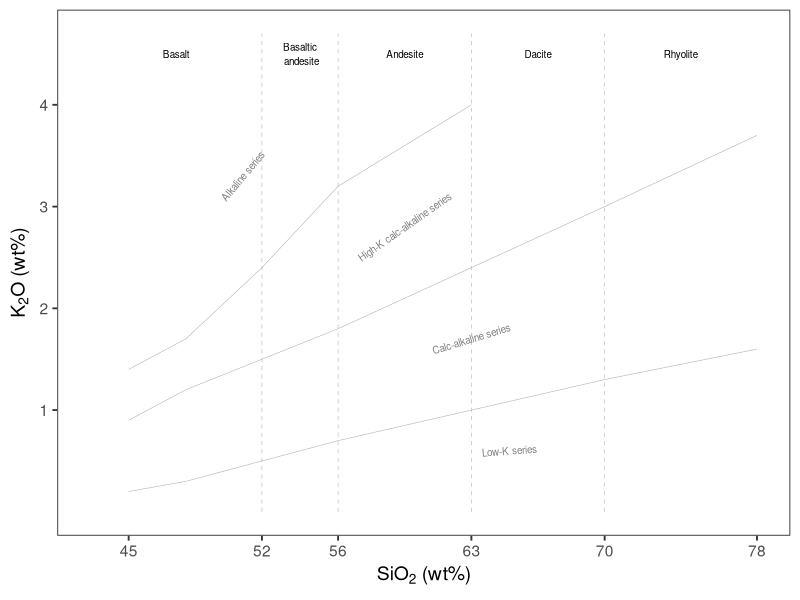

Generate this figure with R: (Note: this script raises an error after producing the figure.)
require(here)
require(tidyverse)
require(patchwork)

#### plots ####
shapes <- c("E-11-03"=0,"E-11-06"=1,"E-11-07"=8,"E-11-10"=0,"E-11-11"=1,
            "E-11-13"=2,"E-11-16"=5,"E-11-18"=6,"E-11-19"=8,"K-12-28"=3,"K-12-29"=4,
            "E-11-08"=5,"E-11-08dup"=9,"T-12-06"=2,"T-12-06dup"=14,
            "T-12-07"=7,"T-12-08"=6,"T-12-09"=10,"T-12-10"=11,"K-12-24"=12,
            "K-12-25"=13,"K-12-26"=14)
cols <- c("E-11-03"="red","E-11-06"="red","E-11-07"="red","E-11-10"="#7AD04F",
          "E-11-11"="#7AD04F","E-11-13"="#7AD04F","E-11-16"="#7AD04F",
          "E-11-18"="#7AD04F","E-11-19"="#7AD04F","K-12-28"="red","K-12-29"="red",
          "E-11-08"="red","E-11-08dup"="red","T-12-06"="red","T-12-06dup"="red",
          "T-12-07"="red","T-12-08"="red","T-12-09"="red",
          "T-12-10"="red","K-12-24"="red","K-12-25"="red","K-12-26"="red")


## Figure S8
df = data.frame(x = c(43,78), y = c(0,4))
theme_set(theme_bw(base_size=14))
k2o_sio2 <- ggplot(data=df, mapping=aes(x=x, y=y)) + geom_blank() +
  theme(panel.grid.major = element_blank(), panel.grid.minor = element_blank()) +
  scale_y_continuous(limits=c(0,4.7), breaks = c(1,2,3,4)) +
  scale_x_continuous(limits=c(43,78), breaks = c(45,52,56,63,70,78)) +
  labs(y=expression(K[2]*O*~ "(wt%)"), x=expression(SiO[2]*~ "(wt%)"))+
  annotate("segment", x=52, xend=52, y=0, yend=4.7, size=0.2, linetype="dashed", colour="gray70")+
  annotate("segment", x=56, xend=56, y=0, yend=4.7, size=0.2, linetype="dashed", colour="gray70")+
  annotate("segment", x=63, xend=63, y=0, yend=4.7, size=0.2, linetype="dashed", colour="gray70")+
  annotate("segment", x=70, xend=70, y=0, yend=4.7, size=0.2, linetype="dashed", colour="gray70")+
  annotate("segment", x=48, xend=52, y=0.3, yend=0.5, size=0.2, colour="gray70")+
  annotate("segment", x=52, xend=56, y=0.5, yend=0.7, size=0.2, colour="gray70")+
  annotate("segment", x=56, xend=63, y=0.7, yend=1, size=0.2, colour="gray70")+
  annotate("segment", x=63, xend=70, y=1, yend=1.3, size=0.2, colour="gray70")+
  annotate("segment", x=70, xend=78, y=1.3, yend=1.6, size=0.2, colour="gray70")+
  annotate("segment", x=48, xend=52, y=1.2, yend=1.5, size=0.2, colour="gray70")+
  annotate("segment", x=52, xend=56, y=1.5, yend=1.8, size=0.2, colour="gray70")+
  annotate("segment", x=56, xend=63, y=1.8, yend=2.4, size=0.2, colour="gray70")+
  annotate("segment", x=63, xend=70, y=2.4, yend=3, size=0.2, colour="gray70")+
  annotate("segment", x=70, xend=78, y=3, yend=3.7, size=0.2, colour="gray70")+
  annotate("segment", x=48, xend=52, y=1.7, yend=2.4, size=0.2, colour="gray70")+
  annotate("segment", x=52, xend=56, y=2.4, yend=3.2, size=0.2, colour="gray70")+
  annotate("segment", x=56, xend=63, y=3.2, yend=4, size=0.2, colour="gray70")+
  annotate("segment", x=45, xend=48, y=1.4, yend=1.7, size=0.2, colour="gray70")+
  annotate("segment", x=45, xend=48, y=0.9, yend=1.2, size=0.2, colour="gray70")+
  annotate("segment", x=45, xend=48, y=0.2, yend=0.3, size=0.2, colour="gray70")+
  annotate("text", label="Basalt", x=47.5, y=4.5, size=2.5, colour="black")+
  annotate("text", label="Basaltic\n andesite", x=54, y=4.5, size=2.5, colour="black")+
  annotate("text", label="Andesite", x=59.5, y=4.5, size=2.5, colour="black")+
  annotate("text", label="Dacite", x=66.5, y=4.5, size=2.5, colour="black")+
  annotate("text", label="Rhyolite", x=74, y=4.5, size=2.5, colour="black")+
  annotate("text", label="Alkaline series", x=51, y=3.3, size=2.5, colour="gray50", angle = 50)+
  annotate("text", label="High-K calc-alkaline series", x=59.5, y=2.8, size=2.5, colour="gray50", angle = 35)+
  annotate("text", label="Calc-alkaline series", x=63, y=1.7, size=2.5, colour="gray50", angle = 17)+
  annotate("text", label="Low-K series", x=65, y=0.6, size=2.5, colour="gray50", angle = 4)

#filter iab samples
oxides_iab <- oxides %>%
  dplyr::filter(Sample %in% c(
    "E-11-03", "E-11-06", "E-11-07", "E-11-10", "E-11-11", "E-11-13", "E-11-16",
    "E-11-18", "E-11-19", "K-12-28", "K-12-29"))
#plot data
p1 <- k2o_sio2 +
  geom_point(data=oxides_iab,
             aes(x=SiO2, y=K2O, color=factor(Sample), shape=factor(Sample)),
             size=3) +
  scale_shape_manual(values = shapes) + scale_color_manual(values = cols) +
  theme(panel.border = element_rect(colour = "black", fill=NA, size=0.8),
        panel.grid.major = element_blank(),panel.grid.minor = element_blank(),
        panel.background = element_blank(),
        axis.title.x = element_text(size = 12), axis.text.x = element_text(size = 9),
        axis.title.y = element_text(size = 12), axis.text.y = element_text(size = 9),
        legend.title = element_text(size = 0), legend.text = element_text(size = 9),
        legend.position="none", aspect.ratio=1)
p1

#make TAS template
df = data.frame(x = c(40,77), y = c(0,14))
theme_set(theme_bw(base_size=14))
tas <- ggplot(data=df, mapping=aes(x=x, y=y)) +
  geom_blank() +
  theme(panel.grid.major = element_blank(), panel.grid.minor = element_blank()) +
  scale_y_continuous(limits=c(0.5,10), breaks = c(2,4,6,8,10), expand = c(0, 0)) +
  scale_x_continuous(limits=c(37,57), breaks = c(41,45,49,53,57), expand = c(0, 0)) +
  labs(y=expression(Na[2]*O + K[2]*O*~ "(wt%)"), x=expression(SiO[2]*~ "(wt%)"))+
  annotate("segment", x=45, xend=45, y=1, yend=5, size = 0.2, colour = "gray50")+
  annotate("segment", x=45, xend=52, y=5, yend=5, size = 0.2, colour = "gray50")+
  annotate("segment", x=52, xend=57, y=5, yend=5.9, size = 0.2, colour = "gray50")+
  annotate("segment", x=45, xend=49.4, y=5, yend= 7.3, size = 0.2, colour = "gray50")+
  annotate("segment", x=49.4, xend=53, y=7.3, yend=9.3, size = 0.2, colour = "gray50")+
  annotate("segment", x=52, xend=69, y=5, yend=8, size = 0.2, colour = "gray50")+
  annotate("segment", x=76.5, xend=69, y=1, yend=8, size = 0.2, colour = "gray50")+
  annotate("segment", x=69, xend=69, y=8, yend=13, size = 0.2, colour = "gray50")+
  annotate("segment", x=45, xend=61.32, y=5, yend=13.7, size = 0.2, colour = "gray50")+
  annotate("segment", x=52, xend=52, y=1, yend=5, size = 0.2, colour = "gray50")+
  annotate("segment", x=57, xend=57, y=1, yend=5.9, size = 0.2, colour = "gray50")+
  annotate("segment", x=63, xend=63, y=1, yend=6.9, size = 0.2, colour = "gray50")+
  annotate("segment", x=52, xend=49.4, y=5, yend=7.3, size = 0.2, colour = "gray50")+
  annotate("segment", x=57, xend=53.05, y=5.9, yend=9.25, size = 0.2, colour = "gray50")+
  annotate("segment", x=63, xend=57.6, y=6.9, yend=11.7, size = 0.2, colour = "gray50")+
  annotate("segment", x=41, xend=45, y=3, yend=3, size = 0.2, colour = "gray50")+
  annotate("segment", x=41, xend=41, y=1, yend=3, size = 0.2, colour = "gray50")+
  annotate("segment", x=41, xend=41, y=3, yend=7, size = 0.2, colour = "gray50")+
  annotate("segment", x=41, xend=45, y=7, yend=9.4, size = 0.2, colour = "gray50")+
  annotate("segment", x=45, xend=52.5, y=9.4, yend=14, size = 0.2, colour = "gray50")+
  annotate("segment", x=49.4, xend=45, y=7.3, yend=9.4, size = 0.2, colour = "gray50")+
  annotate("segment", x=53, xend=48.4, y=9.3, yend=11.5, size = 0.2, colour = "gray50")+
  annotate("segment", x=57.6, xend=52.5, y=11.7, yend=14, size = 0.2, colour = "gray50")+
  annotate("text", label = "Alkali basalt", x = 48.5, y = 3.7, size=2.5, colour = "black")+
  annotate("text", label = "Basaltic\n andesite", x = 54.2, y = 3, size=2.5, colour = "gray80")+
  annotate("text", label = "Andesite", x = 60, y = 3.5, size=2.5, colour = "gray80")+
  annotate("text", label = "Dacite", x = 67.5, y = 4.2, size=2.5, colour = "gray80")+
  annotate("text", label = "Rhyolite", x = 73, y = 9, size=2.5, colour = "black")+
  annotate("text", label = "Trachybasalt", x = 48.8, y = 5.8, size=2.5, colour = "black")+
  annotate("text", label = "Basaltic\n trachyandesite", x = 52.9, y = 7, size=2.5, colour = "gray80")+
  annotate("text", label = "Trachyandesite", x = 57.8, y = 8.2, size=2.5, colour = "gray80")+
  annotate("text", label = "Trachyte", x = 62.5, y = 11.5, size=2.5, colour = "gray80")+
  annotate("text", label = "Trachydacite", x = 65, y = 9, size=2.5, colour = "gray80")+
  annotate("text", label = "Picrobasalt", x = 42.9, y = 2, size=2.5, colour = "gray80")+
  annotate("text", label = "Tephrite\n (Ol < 10%)\n or\n Basanite\n (Ol > 10%)",
           x = 44, y = 6.6, size=2.5, colour = "black")+
  annotate("text", label = "Phonotephrite", x = 48.9, y = 8.5, size=2.5, colour = "gray80")+
  annotate("text", label = "Tephriphonolite", x = 53, y = 11.5, size=2.5, colour = "gray80")+
  annotate("text", label = "Phonolite", x = 57, y = 13.3, size=2.5, colour = "gray80")+
  annotate("text", label = "Foidite", x = 41.5, y = 8.5, size=2.5, colour = "gray80")
# filter oib samples
oxides_oib <- oxides %>%
  filter(Sample %in% c("K-12-24", "K-12-25", "K-12-26","E-11-08", "T-12-06",
                       "T-12-07","T-12-08", "T-12-09", "T-12-10"))
#plot TAS
p2 <- tas + geom_point(data=oxides_oib,
                       aes(x=SiO2, y=Na2O+K2O, color=factor(Sample),
                           shape=factor(Sample)), size=3) +
  scale_shape_manual(values = shapes) + scale_color_manual(values = cols) +
  theme(panel.border = element_rect(colour = "black", fill=NA, size=0.8),
        panel.grid.major = element_blank(), panel.grid.minor = element_blank(),
        panel.background = element_blank(),
        axis.title.x = element_text(size = 12), axis.text.x = element_text(size = 9),
        axis.title.y = element_text(size = 12), axis.text.y = element_text(size = 9),
        legend.title = element_text(size = 0), legend.text = element_text(size = 9),
        legend.position="none", aspect.ratio=1)
p2
#save
pdf(here("analysis","supplementary-materials","FigS8.pdf"), width=4, height=8)
(p1 / p2)
dev.off()

